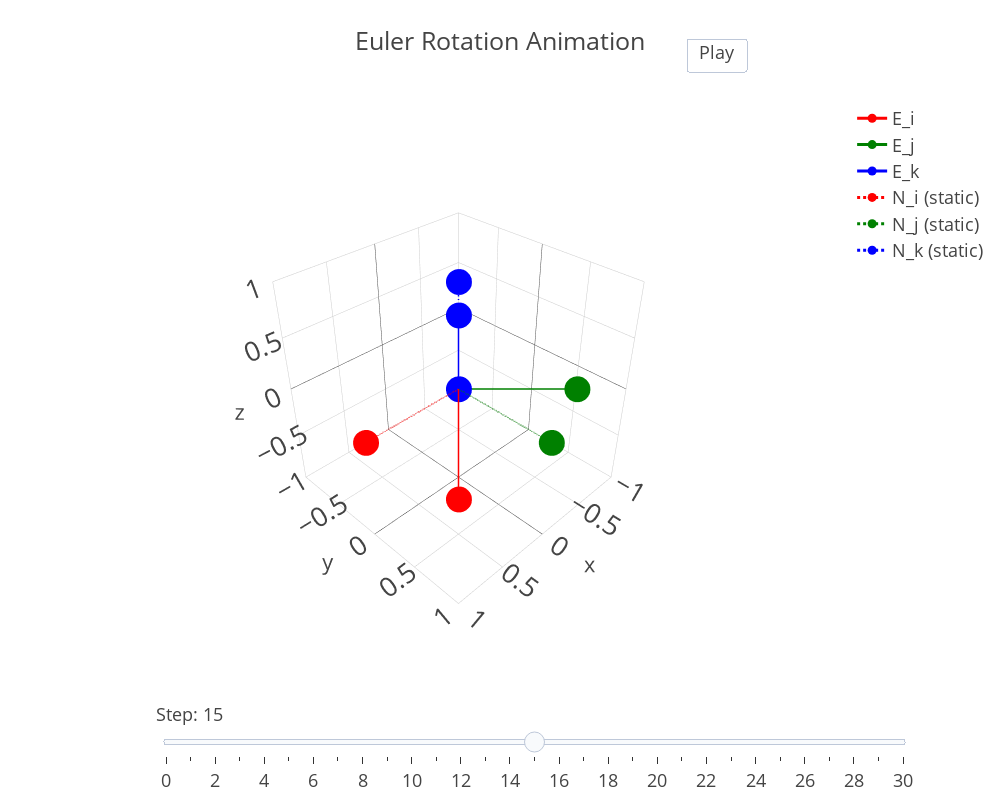

Source (notebook cell):
### Markdown cell above
- The objective of cell 8 is to mainly ascertain the validity in visualizing the Euler rotation sequences by means of animation as opposed to interaction
- Interactivity introduces a whole set of programming problems which may deviate the learners away from tackling the foundations of ADCS/AOCS such as Euler angle representations
- Furthermore, the constraint of animation ouput forces the user to think thru his/her desired rotation sequences, forcing users to get very familiar with internalizing Euler Angles and rotation sequences. Mainly, get very very comfortable with the concept of intermediate frames.
- With this in mind, the 'euler_rotation_animation' function in cell 9 is developed in tandem with ChatGPT

### Code cell
def euler_rotation_animation(rotation_sequence, target_theta_x_deg, target_theta_y_deg, target_theta_z_deg, steps=30):
    '''
    Creates a 3D animation of Euler rotations with the specified sequence and angles.
    
    Args:
        rotation_sequence (str): A string representing the desired rotation sequence (e.g., "123" for ZYX).
        target_theta_x_deg (float): The rotation angle about the X-axis in degrees.
        target_theta_y_deg (float): The rotation angle about the Y-axis in degrees.
        target_theta_z_deg (float): The rotation angle about the Z-axis in degrees.
        steps (int, optional): The total number of steps in the animation. Defaults to 30.
        
    Returns:
        plotly.graph_objects.Figure: The figure object containing the animation.

    Potential Future Improvements:
        - Refactor the code for readability; Chunk the code into sizeable descrete operations
        - Include error handling characters; for rotation_squence, anything other than '1', '2' and '3' in the sequence should raise a ValueError
        - See if the way the rotation is computed can be made more efficient; compute for the next frame from the previous frame
    '''
     # Initialize the figure for 3D visualization
    fig = go.Figure()

    # Create the identity matrix representing the initial orientation of the frame
    N_frame = np.eye(3)

    # Prepare vectors for plotting the initial frame orientation
    vectors = [(N_frame[:, i], f'N_{chr(105+i)}', color) for i, color in enumerate(['red', 'green', 'blue'])]

    # Plot initial frame vectors as dynamic traces
    for vec, name, color in vectors:
        fig.add_trace(go.Scatter3d(x=[0, vec[0]], 
                                   y=[0, vec[1]], 
                                   z=[0, vec[2]],
                                   mode='lines+markers', 
                                   name=name,
                                   marker=dict(color=color)))

    # Plot initial frame vectors as static traces for reference
    for vec, name, color in vectors:
        fig.add_trace(go.Scatter3d(x=[0, vec[0]], 
                                   y=[0, vec[1]], 
                                   z=[0, vec[2]],
                                   mode='lines+markers', 
                                   name=f"{name} (static)",
                                   marker=dict(color=color), 
                                   line=dict(dash='dot', color=color)))

    # Prepare to store animation frames and define animation parameters
    frames = []
    steps = 30

    # Map rotation sequence digits to corresponding rotation functions
    rotation_functions = {'1': rotation_matrix_x, 
                          '2': rotation_matrix_y, 
                          '3': rotation_matrix_z}
    
    # Map rotation sequence digits to target angles
    target_angles = {'1': target_theta_x_deg, 
                     '2': target_theta_y_deg, 
                     '3': target_theta_z_deg}

    # Calculate the number of steps allocated for each rotation in the sequence
    steps_per_rotation = steps // len(rotation_sequence) if rotation_sequence else steps

    # Generate each frame of the animation
    for frame in range(steps + 1):
        R = np.eye(3)              # Initialize rotation matrix as identity
        cumulative_steps = 0       # Track cumulative steps to manage sequence progression

        # Apply rotations according to the sequence
        for axis in rotation_sequence:
            # Determine the portion of the current axis rotation
            axis_steps = frame - cumulative_steps
            if axis_steps > steps_per_rotation:
                axis_steps = steps_per_rotation

            # Calculate the progress and corresponding angle for the current axis rotation
            progress = axis_steps / steps_per_rotation if steps_per_rotation else 0
            angle_deg = progress * target_angles[axis]

            # Update the rotation matrix for the current axis
            R = np.matmul(R, rotation_functions[axis](angle_deg))

            cumulative_steps += steps_per_rotation

            # Proceed to next axis rotation only after completing the current one
            if frame < cumulative_steps:
                break

        # Apply the cumulative rotation to the initial frame to get the current orientation
        E_frame = [np.matmul(R, vec) for vec in N_frame.T]

        # Prepare and add the frame data showing the current orientation
        frame_data = [go.Scatter3d(x=[0, vec[0]], 
                                   y=[0, vec[1]], 
                                   z=[0, vec[2]],
                                   mode='lines+markers', 
                                   name=f'E_{chr(105+i)}',
                                   marker=dict(color=color)) for i, (vec, color) in enumerate(zip(E_frame, ['red', 'green', 'blue']))]

        frames.append(go.Frame(data=frame_data, name=str(frame)))

    # Configure the figure with the generated frames
    fig.frames = frames

    # Add controls for animation playback and a slider for navigation
    fig.update_layout(updatemenus=[dict(type="buttons", 
                                        showactive=False, 
                                        y=1.05, 
                                        x=0.8,
                                        xanchor='left', 
                                        yanchor='bottom',
                                        buttons=[dict(label='Play', 
                                                      method='animate',
                                                      args=[None, dict(frame=dict(duration=100, redraw=True),
                                                                       fromcurrent=True, mode='immediate')])])],
                      sliders=[dict(steps=[dict(method='animate',
                                                args=[[f.name], 
                                                      dict(mode='immediate', 
                                                           frame=dict(duration=100, redraw=True),
                                                           fromcurrent=True)], 
                                                label=str(k)) for k, f in enumerate(fig.frames)],
                                    x=0.1, 
                                    y=0, 
                                    currentvalue=dict(visible=True, prefix='Step: '))])

    # Set the layout for the 3D scene
    fig.update_layout(width=1000, 
                      height=800, 
                      template='presentation',
                      scene=dict(aspectmode='cube', 
                                 xaxis=dict(range=[-1, 1], autorange=False),
                                 yaxis=dict(range=[-1, 1], autorange=False), 
                                 zaxis=dict(range=[-1, 1], autorange=False)),
                      title='Euler Rotation Animation')

    return fig


# Example usage:
fig = euler_rotation_animation('321', 45, 45, 45)
iplot(fig)

### Figure 1 — Plotly figure (JSON) as saved in the notebook; plotly's stock layout.template omitted (floating-point values rounded to 4 significant figures)
{"data": [{"marker": {"color": "red"}, "mode": "lines+markers", "name": "E_i", "type": "scatter3d", "x": [0, 0.6533], "y": [0, 0.6533], "z": [0, -0.3827]}, {"marker": {"color": "green"}, "mode": "lines+markers", "name": "E_j", "type": "scatter3d", "x": [0, -0.7071], "y": [0, 0.7071], "z": [0, 0]}, {"marker": {"color": "blue"}, "mode": "lines+markers", "name": "E_k", "type": "scatter3d", "x": [0, 0.2706], "y": [0, 0.2706], "z": [0, 0.9239]}, {"line": {"color": "red", "dash": "dot"}, "marker": {"color": "red"}, "mode": "lines+markers", "name": "N_i (static)", "type": "scatter3d", "x": [0, 1], "y": [0, 0], "z": [0, 0]}, {"line": {"color": "green", "dash": "dot"}, "marker": {"color": "green"}, "mode": "lines+markers", "name": "N_j (static)", "type": "scatter3d", "x": [0, 0], "y": [0, 1], "z": [0, 0]}, {"line": {"color": "blue", "dash": "dot"}, "marker": {"color": "blue"}, "mode": "lines+markers", "name": "N_k (static)", "type": "scatter3d", "x": [0, 0], "y": [0, 0], "z": [0, 1]}], "layout": {"height": 800, "scene": {"aspectmode": "cube", "aspectratio": {"x": 1, "y": 1, "z": 1}, "camera": {"center": {"x": 0, "y": 0, "z": 0}, "eye": {"x": 1.7, "y": 1.7, "z": 1.7}, "projection": {"type": "perspective"}, "up": {"x": 0, "y": 0, "z": 1}}, "xaxis": {"autorange": false, "range": [-1, 1], "type": "linear"}, "yaxis": {"autorange": false, "range": [-1, 1], "type": "linear"}, "zaxis": {"autorange": false, "range": [-1, 1], "type": "linear"}}, "sliders": [{"active": 15, "currentvalue": {"prefix": "Step: ", "visible": true}, "steps": [{"args": [["0"], {"frame": {"duration": 100, "redraw": true}, "fromcurrent": true, "mode": "immediate"}], "label": "0", "method": "animate"}, {"args": [["1"], {"frame": {"duration": 100, "redraw": true}, "fromcurrent": true, "mode": "immediate"}], "label": "1", "method": "animate"}, {"args": [["2"], {"frame": {"duration": 100, "redraw": true}, "fromcurrent": true, "mode": "immediate"}], "label": "2", "method": "animate"}, {"args": [["3"], {"frame": {"duration": 100, "redraw": true}, "fromcurrent": true, "mode": "immediate"}], "label": "3", "method": "animate"}, {"args": [["4"], {"frame": {"duration": 100, "redraw": true}, "fromcurrent": true, "mode": "immediate"}], "label": "4", "method": "animate"}, {"args": [["5"], {"frame": {"duration": 100, "redraw": true}, "fromcurrent": true, "mode": "immediate"}], "label": "5", "method": "animate"}, {"args": [["6"], {"frame": {"duration": 100, "redraw": true}, "fromcurrent": true, "mode": "immediate"}], "label": "6", "method": "animate"}, {"args": [["7"], {"frame": {"duration": 100, "redraw": true}, "fromcurrent": true, "mode": "immediate"}], "label": "7", "method": "animate"}, {"args": [["8"], {"frame": {"duration": 100, "redraw": true}, "fromcurrent": true, "mode": "immediate"}], "label": "8", "method": "animate"}, {"args": [["9"], {"frame": {"duration": 100, "redraw": true}, "fromcurrent": true, "mode": "immediate"}], "label": "9", "method": "animate"}, {"args": [["10"], {"frame": {"duration": 100, "redraw": true}, "fromcurrent": true, "mode": "immediate"}], "label": "10", "method": "animate"}, {"args": [["11"], {"frame": {"duration": 100, "redraw": true}, "fromcurrent": true, "mode": "immediate"}], "label": "11", "method": "animate"}, {"args": [["12"], {"frame": {"duration": 100, "redraw": true}, "fromcurrent": true, "mode": "immediate"}], "label": "12", "method": "animate"}, {"args": [["13"], {"frame": {"duration": 100, "redraw": true}, "fromcurrent": true, "mode": "immediate"}], "label": "13", "method": "animate"}, {"args": [["14"], {"frame": {"duration": 100, "redraw": true}, "fromcurrent": true, "mode": "immediate"}], "label": "14", "method": "animate"}, {"args": [["15"], {"frame": {"duration": 100, "redraw": true}, "fromcurrent": true, "mode": "immediate"}], "label": "15", "method": "animate"}, {"args": [["16"], {"frame": {"duration": 100, "redraw": true}, "fromcurrent": true, "mode": "immediate"}], "label": "16", "method": "animate"}, {"args": [["17"], {"frame": {"duration": 100, "redraw": true}, "fromcurrent": true, "mode": "immediate"}], "label": "17", "method": "animate"}, {"args": [["18"], {"frame": {"duration": 100, "redraw": true}, "fromcurrent": true, "mode": "immediate"}], "label": "18", "method": "animate"}, {"args": [["19"], {"frame": {"duration": 100, "redraw": true}, "fromcurrent": true, "mode": "immediate"}], "label": "19", "method": "animate"}, {"args": [["20"], {"frame": {"duration": 100, "redraw": true}, "fromcurrent": true, "mode": "immediate"}], "label": "20", "method": "animate"}, {"args": [["21"], {"frame": {"duration": 100, "redraw": true}, "fromcurrent": true, "mode": "immediate"}], "label": "21", "method": "animate"}, {"args": [["22"], {"frame": {"duration": 100, "redraw": true}, "fromcurrent": true, "mode": "immediate"}], "label": "22", "method": "animate"}, {"args": [["23"], {"frame": {"duration": 100, "redraw": true}, "fromcurrent": true, "mode": "immediate"}], "label": "23", "method": "animate"}, {"args": [["24"], {"frame": {"duration": 100, "redraw": true}, "fromcurrent": true, "mode": "immediate"}], "label": "24", "method": "animate"}, {"args": [["25"], {"frame": {"duration": 100, "redraw": true}, "fromcurrent": true, "mode": "immediate"}], "label": "25", "method": "animate"}, {"args": [["26"], {"frame": {"duration": 100, "redraw": true}, "fromcurrent": true, "mode": "immediate"}], "label": "26", "method": "animate"}, {"args": [["27"], {"frame": {"duration": 100, "redraw": true}, "fromcurrent": true, "mode": "immediate"}], "label": "27", "method": "animate"}, {"args": [["28"], {"frame": {"duration": 100, "redraw": true}, "fromcurrent": true, "mode": "immediate"}], "label": "28", "method": "animate"}, {"args": [["29"], {"frame": {"duration": 100, "redraw": true}, "fromcurrent": true, "mode": "immediate"}], "label": "29", "method": "animate"}, {"args": [["30"], {"frame": {"duration": 100, "redraw": true}, "fromcurrent": true, "mode": "immediate"}], "label": "30", "method": "animate"}], "x": 0.1, "y": 0}], "title": {"text": "Euler Rotation Animation"}, "updatemenus": [{"buttons": [{"args": [null, {"frame": {"duration": 100, "redraw": true}, "fromcurrent": true, "mode": "immediate"}], "label": "Play", "method": "animate"}], "showactive": false, "type": "buttons", "x": 0.8, "xanchor": "left", "y": 1.05, "yanchor": "bottom"}], "width": 1000}}
